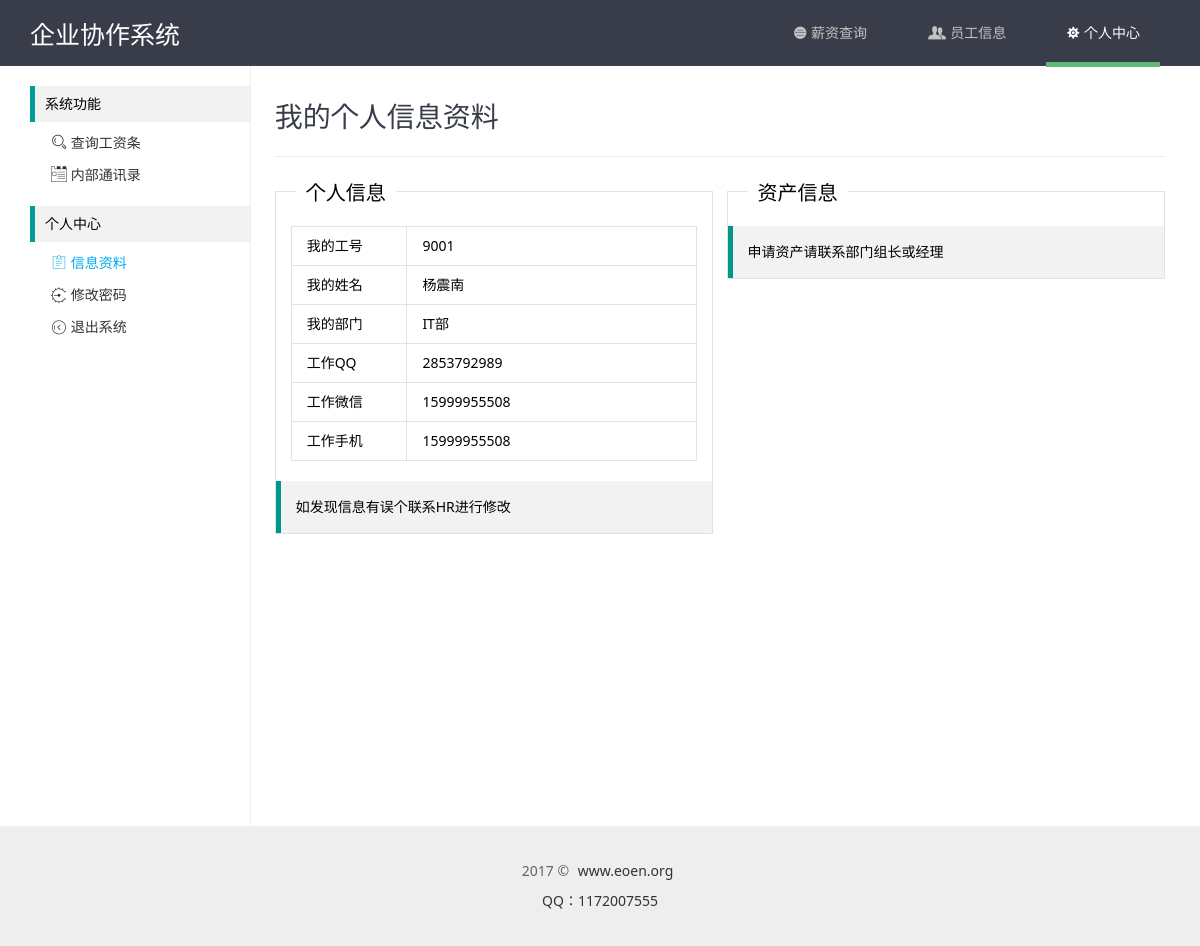
The page /personal.php (signed in) on the database its author committed.
### tables this page shows
CREATE TABLE `hk_users` (
  `id` int(11) NOT NULL AUTO_INCREMENT,
  `uid` int(4) NOT NULL COMMENT '工号',
  `name` varchar(32) NOT NULL COMMENT '姓名',
  `password` varchar(32) NOT NULL COMMENT '密码',
  `sex` varchar(10) NOT NULL COMMENT '性别',
  `depa` varchar(32) NOT NULL COMMENT '部门',
  `phone` varchar(11) NOT NULL COMMENT '手机',
  `wechat` varchar(32) NOT NULL COMMENT '微信',
  `qq` varchar(32) NOT NULL COMMENT 'QQ',
  `state` int(10) NOT NULL COMMENT '状态',
  PRIMARY KEY (`id`)
);

CREATE TABLE `hk_depas` (
  `id` int(11) NOT NULL AUTO_INCREMENT,
  `pid` varchar(4) NOT NULL COMMENT '部门排序',
  `did` varchar(4) NOT NULL COMMENT '部门ID',
  `sid` varchar(4) NOT NULL COMMENT '上级部门',
  `name` varchar(64) NOT NULL COMMENT '部门名称',
  `state` int(11) NOT NULL COMMENT '部门状态',
  PRIMARY KEY (`id`)
);

### xdmin/conn/config.php (called while the page is built, shortened)
<?php
class DB{
	function __construct($dh, $us, $up, $dbn){
		$this->dbHost = $dh;
		$this->userName = $us;
		$this->userPwd = $up;
		$this->dbName = $dbn;
	}
	function query($sql){
		return mysql_query($sql);
	}
	function getAll($sql){
		$row = $this->query($sql);
		while($re = mysql_fetch_assoc($row))
		{
			$arr[] = $re;
		}
		return @$arr;
	}
}
$db = new DB("localhost","root","QVnVRRnJZX4CJwcC","xiezuo");

### personal.php (the view, shortened to what this page needs)
<?php
	include "xdmin/conn/config.php";
	$user_id = $_SESSION['user_info']['user_id'];
	$list = "SELECT * FROM hk_users where uid='{$user_id}'";
	$data = $db->getAll($list);
?>
<!DOCTYPE html PUBLIC "-//W3C//DTD XHTML 1.0 Transitional//EN" "http://www.w3.org/TR/xhtml1/DTD/xhtml1-transitional.dtd">
<html xmlns="http://www.w3.org/1999/xhtml">
<head>
	<link rel="stylesheet" type="text/css" href="common/layui/css/layui.css" media="all">
	<link rel="stylesheet" type="text/css" href="common/global.css" media="all">
	<link rel="stylesheet" type="text/css" href="common/home/css/style.css" media="all">
</head>
<body>
	<?php include "include/sider.php";?>
	<div class="site-content">
		<h1 class="site-h1">我的个人信息资料</h1>
		<fieldset class="layui-elem-field per-left">
			<legend>个人信息</legend>
			<div class="layui-field-box">
				<table class="layui-table">
					<colgroup>
						<col width="80">
						<col width="200">
					</colgroup>
					<tbody>
						<?php
						foreach($data as $key=>$val){
							echo'<tr>
									<td>我的工号</td>
									<td>'.$val['uid'].'</td>
								</tr>
								<tr>
									<td>我的姓名</td>
									<td>'.$val['name'].'</td>
								</tr>
								<tr>
									<td>我的部门</td>
									<td>';
									$depaid = $val['depa'];
									$depanm = mysql_query("SELECT * FROM hk_depas WHERE did='{$depaid}'");
									if(mysql_num_rows($depanm)){
										while($row = mysql_fetch_array($depanm)) {
											echo $row['name'];
										}
									}echo'
									</td>
								</tr>
								<tr>
									<td>工作QQ</td>
									<td>'.$val['qq'].'</td>
								</tr>
								<tr>
								<tr>
									<td>工作微信</td>
									<td>'.$val['wechat'].'</td>
								</tr>
								<tr>
									<td>工作手机</td>
									<td>'.$val['phone'].'</td>
								</tr>';
						}
						?>
					</tbody>
				</table>
			</div>
			<div class="layui-elem-quote">
				<p>如发现信息有误个联系HR进行修改</p>
			</div>
		</fieldset>
		<fieldset class="layui-elem-field per-right">
			<legend>资产信息</legend>
			<div class="layui-field-box">
			</div>
			<div class="layui-elem-quote">
				<p>申请资产请联系部门组长或经理</p>
			</div>
		</fieldset>
	</div>
	<?php include "include/footer.php";?>

### common/layui/css/layui.css (style rules this page uses)
blockquote,body,button,dd,div,dl,dt,form,h1,h2,h3,h4,h5,h6,input,li,ol,p,pre,td,textarea,th,ul { margin:0;padding:0;-webkit-tap-highlight-color:rgba(0,0,0,0) }
table { border-collapse:collapse;border-spacing:0 }
h1,h2,h3 { font-size:14px;font-weight:400 }
body { line-height:24px;font:14px Helvetica Neue,Helvetica,PingFang SC,\5FAE\8F6F\96C5\9ED1,Tahoma,Arial,sans-serif }
.layui-elem-quote { margin-bottom:10px;padding:15px;line-height:22px;border-left:5px solid #009688;border-radius:0 2px 2px 0;background-color:#f2f2f2 }
.layui-elem-field { margin-bottom:10px;padding:0;border:1px solid #e2e2e2 }
.layui-elem-field legend { margin-left:20px;padding:0 10px;font-size:20px;font-weight:300 }
.layui-field-box { padding:10px 15px }
.layui-table { width:100%;margin:10px 0;background-color:#fff }
.layui-table tr { transition:all .3s;-webkit-transition:all .3s }
.layui-table td,.layui-table th { padding:9px 15px;min-height:20px;line-height:20px;border:1px solid #e2e2e2;font-size:14px }

### common/global.css (style rules this page uses)
body,div,dl,dt,dd,ul,ol,li,h1,h2,h3,h4,h5,h6,pre,code,form,fieldset,legend,input,button,textarea,select,p,blockquote,th,td,span,a { margin:0;padding:0; }
body { font-size:14px;font-family: "微软雅黑","Microsoft YaHei","Microsoft YaHei UI", "Segoe UI", Arial, Verdana, Sans-Serif, sans-serif; }
fieldset,img { border:0; }
table { border-collapse: collapse;border-spacing: 0; }
h1,h2,h3,h4,h5,h6,a,p,span { font-family: "微软雅黑","Microsoft YaHei","Microsoft YaHei UI","Hiragino Sans GB W3","Segoe UI", Arial, Verdana, Sans-Serif, sans-serif; }

### common/home/css/style.css (style rules this page uses)
.site-tree, .site-content { display: inline-block; vertical-align: top; font-size: 14px; }
.site-content { width: 890px; padding: 20px 0 10px 20px; }
.site-h1 { margin-bottom: 20px; line-height: 60px; padding-bottom: 10px; color: #393D49; border-bottom: 1px solid #eee; font-size: 28px; font-weight: 300; }
.layui-elem-field { width: 49%; }
.per-left { float: left; }
.per-right { float: right; }
.layui-elem-field .layui-elem-quote { margin-bottom: 0; }

### rows shown on the page
hk_users: uid "9001", name "杨震南", qq "2853792989", wechat "15999955508", phone "15999955508"
hk_depas: name "IT部"
